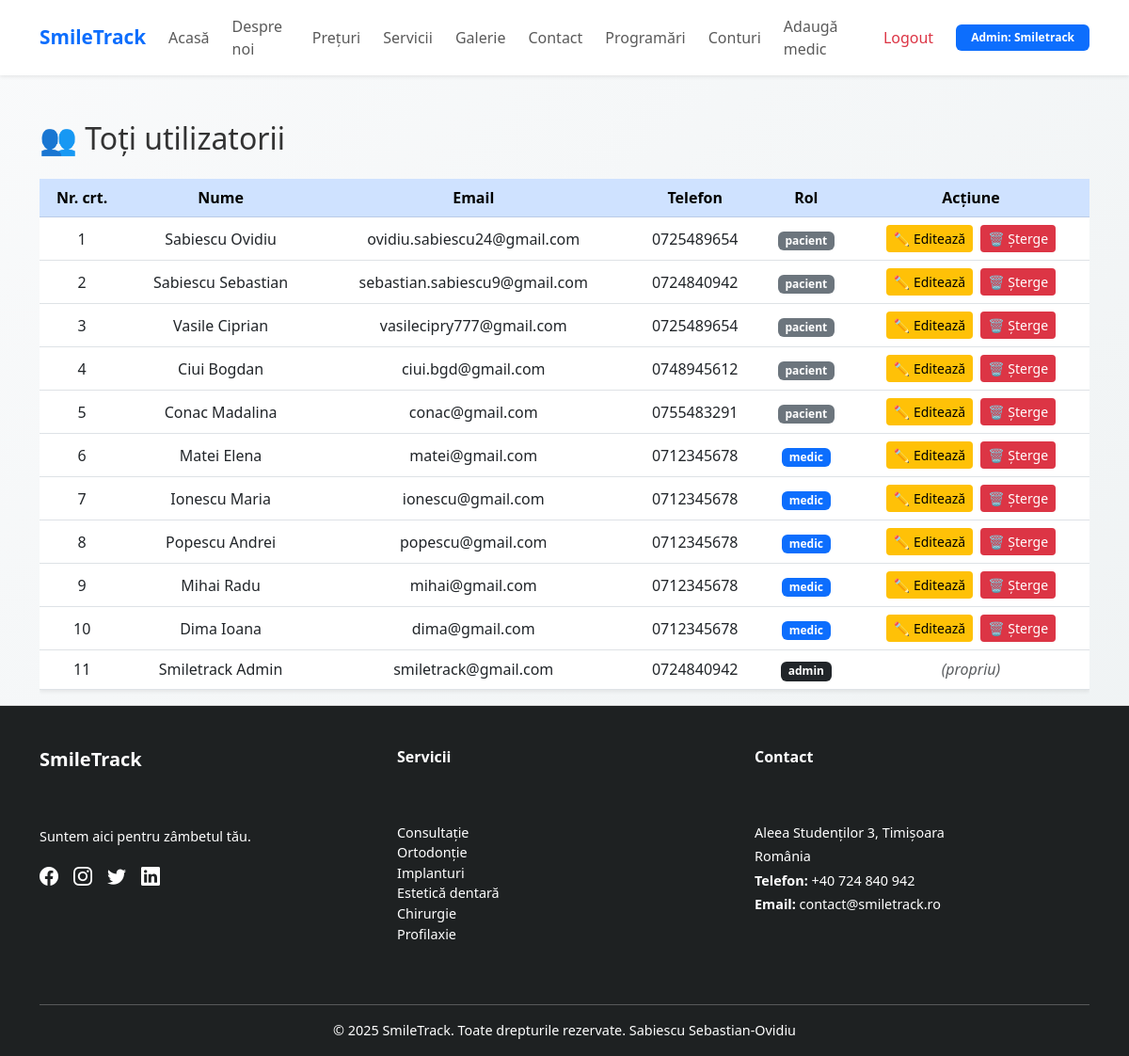
Page /dashboard/admin/utilizatori.php (signed in) on the committed database.
### tables this page shows
CREATE TABLE IF NOT EXISTS `utilizatori` (
  `id` int NOT NULL AUTO_INCREMENT,
  `nume` varchar(100) NOT NULL,
  `prenume` varchar(100) NOT NULL,
  `email` varchar(150) NOT NULL,
  `telefon` varchar(20) DEFAULT NULL,
  `parola` varchar(255) NOT NULL,
  `rol` enum('pacient','medic','admin') NOT NULL DEFAULT 'pacient',
  `data_inregistrare` timestamp NULL DEFAULT CURRENT_TIMESTAMP,
  PRIMARY KEY (`id`),
  UNIQUE KEY `email` (`email`)
);

### dashboard/admin/utilizatori.php (the view, shortened to what this page needs)
<?php
require_once("../../config/db.php");
$rezultat = $conn->query("SELECT * FROM utilizatori ORDER BY data_inregistrare DESC");
?>
<?php include("../../includes/header.php"); ?>
<?php include("../../includes/navbar.php"); ?>
<div class="page-container">
    <div class="content-wrap">
        <div class="container mt-5">
            <h2 class="mb-4">👥 Toți utilizatorii</h2>
            <div class="table-responsive">
                <table class="table table-hover align-middle text-center shadow-sm">
                    <thead class="table-primary">
                        <tr>
                            <th>Nr. crt.</th>
                            <th>Nume</th>
                            <th>Email</th>
                            <th>Telefon</th>
                            <th>Rol</th>
                            <th>Acțiune</th>
                        </tr>
                    </thead>
                    <tbody>
                    <?php
                        $nr_crt = 1;
                        while($user = $rezultat->fetch_assoc()):
                    ?>
                        <tr>
                            <td><?= $nr_crt++ ?></td>
                            <td><?= htmlspecialchars($user["nume"] . " " . $user["prenume"]) ?></td>
                            <td><?= htmlspecialchars($user["email"]) ?></td>
                            <td><?= htmlspecialchars($user["telefon"]) ?></td>
                            <td>
                                <span class="badge bg-<?= $user["rol"] === "admin" ? "dark" : ($user["rol"] === "medic" ? "primary" : "secondary") ?>">
                                    <?= htmlspecialchars($user["rol"]) ?>
                                </span>
                            </td>
                            <td>
                                <?php if ($user["id"] != $_SESSION["user_id"]): ?>
                                    <div class="d-flex justify-content-center gap-2">
                                        <a href="editare_utilizator.php?id=<?= $user['id'] ?>" class="btn btn-sm btn-warning">
                                            ✏️ Editează
                                        </a>
                                        <form method="post" onsubmit="return confirm('Ești sigur că vrei să ștergi acest cont?');">
                                            <button type="submit" class="btn btn-sm btn-danger">
                                                🗑️ Șterge
                                            </button>
                                        </form>
                                    </div>
                                <?php else: ?>
                                    <em class="text-muted">(propriu)</em>
                                <?php endif; ?>
                            </td>
                        </tr>
                    <?php endwhile; ?>
                    </tbody>
                </table>
            </div>
        </div>
    </div>
    <?php include("../../includes/footer.php"); ?>
</div>

### assets/css/style.css (style rules this page uses)
body { font-family: 'Segoe UI', sans-serif; background: linear-gradient(to right top, #f0f8ff, #e6f0ff); background-attachment: fixed; margin: 0; padding: 0; color: #333; }
.btn-warning { background-color: #ffc107; color: #000; border: none; }
.btn-danger { background-color: #dc3545; border: none; }

### includes/header.php (style rules this page uses)
body { background: linear-gradient(to bottom right, #f9fafb, #eef2f3); min-height: 100vh; }

### dashboard/admin/utilizatori.php (style rules this page uses)
body, html { height: 100%; }
.page-container { min-height: 100vh; display: flex; flex-direction: column; }
.content-wrap { flex: 1; }

### rows in the picture
utilizatori: nume+prenume "Sabiescu Ovidiu", email "ovidiu.sabiescu24@gmail.com", telefon "0725489654", rol "pacient"
utilizatori: nume+prenume "Sabiescu Sebastian", email "sebastian.sabiescu9@gmail.com", telefon "0724840942", rol "pacient"
utilizatori: nume+prenume "Vasile Ciprian", email "vasilecipry777@gmail.com", telefon "0725489654", rol "pacient"
utilizatori: nume+prenume "Ciui Bogdan", email "ciui.bgd@gmail.com", telefon "0748945612", rol "pacient"
utilizatori: nume+prenume "Conac Madalina", email "conac@gmail.com", telefon "0755483291", rol "pacient"
utilizatori: nume+prenume "Matei Elena", email "matei@gmail.com", telefon "0712345678", rol "medic"
utilizatori: nume+prenume "Ionescu Maria", email "ionescu@gmail.com", telefon "0712345678", rol "medic"
utilizatori: nume+prenume "Popescu Andrei", email "popescu@gmail.com", telefon "0712345678", rol "medic"
utilizatori: nume+prenume "Mihai Radu", email "mihai@gmail.com", telefon "0712345678", rol "medic"
utilizatori: nume+prenume "Dima Ioana", email "dima@gmail.com", telefon "0712345678", rol "medic"
utilizatori: nume+prenume "Smiletrack Admin", email "smiletrack@gmail.com", telefon "0724840942", rol "admin", shows "(propriu)"

### other values in the picture
$rol "Admin"
$nume "Smiletrack"
